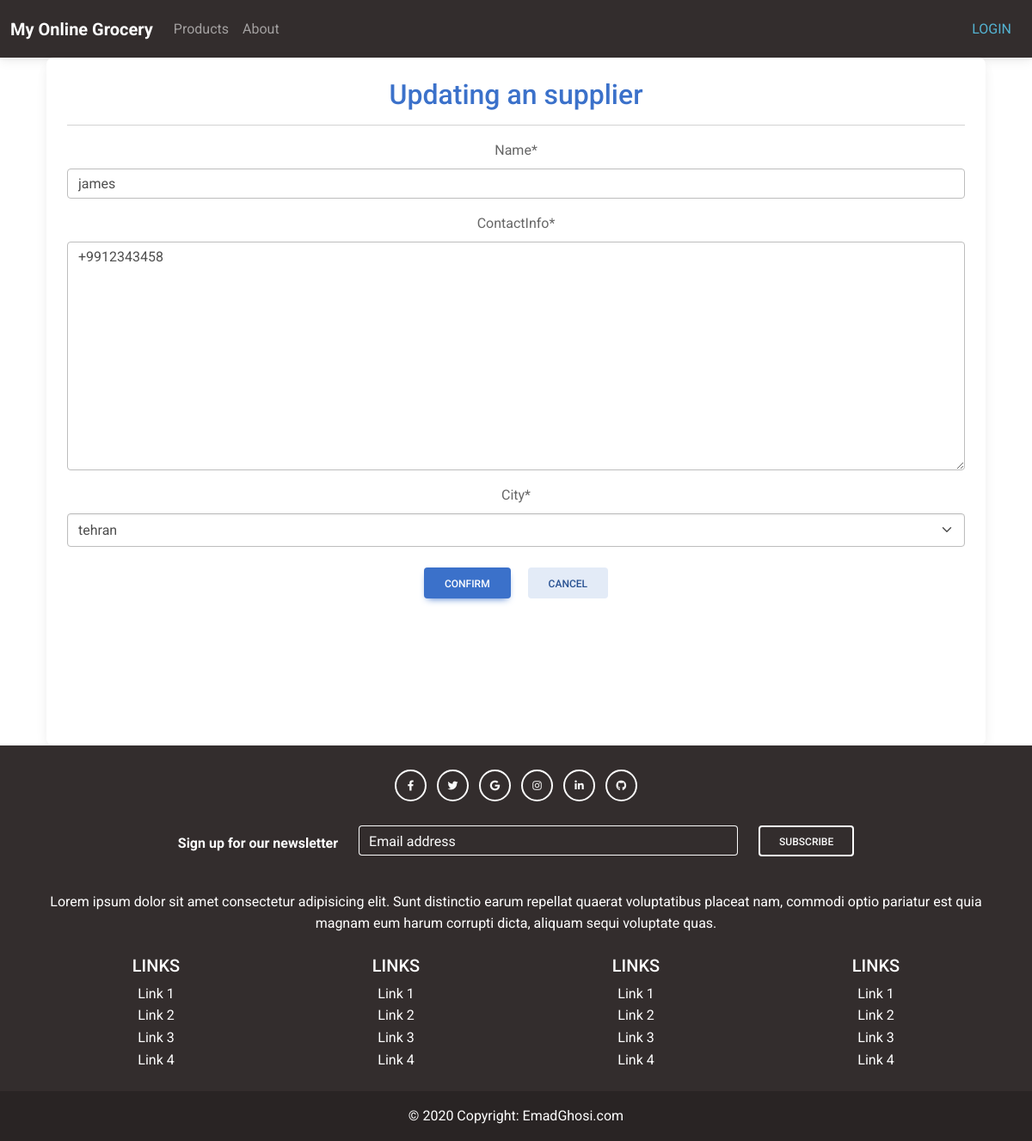
The app's page /inventory/supplierupdate/1/ with its own data.
### inventory/models.py (models this page shows, shortened)
class Supplier(models.Model):
    name = models.CharField(max_length=100)
    contactInfo = models.TextField()
    city = models.ForeignKey(City,
            related_name='supplier_city',
            on_delete=models.CASCADE,)

class City(models.Model):
    name = models.CharField(max_length=100)
    def __str__(self):
        return self.name

### inventory/views.py (the view)
# urls.py: path('supplierupdate/<int:pk>/', views.SupplierUpdateView.as_view(), name='supplierupdate'),
class SupplierUpdateView(UpdateView,LoginRequiredMixin):
    model = Supplier
    template_name = 'supplierupdate.html'
    fields = "__all__"

### templates/supplierupdate.html (shortened to what this page needs)
{% extends 'base.html' %}
{% load static %}
{% load crispy_forms_tags %}
{% block content %}
<html>
<head>
  <link
  href="https://cdnjs.cloudflare.com/ajax/libs/font-awesome/6.0.0/css/all.min.css"
  rel="stylesheet"
/>
<link
  href="https://cdnjs.cloudflare.com/ajax/libs/mdb-ui-kit/6.4.0/mdb.min.css"
  rel="stylesheet"
/>
</head>
<body>
    <div class="container-fluid">
        <div class="card text-center h-100">
          <div class="card-body" >
            <h2 class="text-primary">Updating an supplier</h2>
            <hr>
            <form action="" method="post">
                  {{ form | crispy }}
                  <input type="submit"class="btn  btn-primary m-2 " value="Confirm">
                  <a
                              href="{% url 'supplierlist' %}"
                                class="btn  btn-secondary m-2 "
                                role="btn"
                                >Cancel</a
                              >
            </form>
        </div>
        </div>
      </div>
  </div>
</body>
</html>
{% endblock content %}

### static/css/base.css (style rules this page uses)
body { font-family: "Roboto", -apple-system, BlinkMacSystemFont, "Segoe UI", Roboto, "Helvetica Neue", Arial, "Noto Sans", sans-serif, "Apple Color Emoji", "Segoe UI Emoji", "Segoe UI Symbol", "Noto Color Emoji"; }
h1, h2, h3, h4, h5, h6, .h1, .h2, .h3, .h4, .h5, .h6 { font-family: "Roboto", -apple-system, BlinkMacSystemFont, "Segoe UI", Roboto, "Helvetica Neue", Arial, "Noto Sans", sans-serif, "Apple Color Emoji", "Segoe UI Emoji", "Segoe UI Symbol", "Noto Color Emoji"; }
a { -webkit-transition: .3s all ease; -o-transition: .3s all ease; transition: .3s all ease; }
a, a:hover { text-decoration: none !important; }

### templates/base.html (style rules this page uses)
.page-container { position: relative; min-height: 100vh; }

### records on screen
Supplier: name "james", contactInfo "+9912343458", city "tehran"
